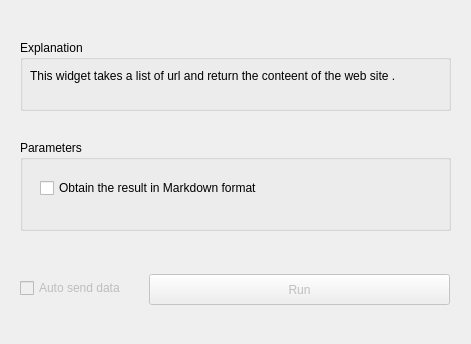
<?xml version="1.0" encoding="UTF-8"?>
<ui version="4.0">
 <class>Form</class>
 <widget class="QWidget" name="Form">
  <property name="geometry">
   <rect>
    <x>0</x>
    <y>0</y>
    <width>471</width>
    <height>344</height>
   </rect>
  </property>
  <property name="windowTitle">
   <string>Form</string>
  </property>
  <widget class="QGroupBox" name="groupBox">
   <property name="geometry">
    <rect>
     <x>20</x>
     <y>40</y>
     <width>431</width>
     <height>71</height>
    </rect>
   </property>
   <property name="title">
    <string>Explanation</string>
   </property>
   <widget class="QLabel" name="Description">
    <property name="geometry">
     <rect>
      <x>10</x>
      <y>10</y>
      <width>411</width>
      <height>51</height>
     </rect>
    </property>
    <property name="text">
     <string>This widget takes a list of url and return the conteent of the web site .</string>
    </property>
    <property name="textFormat">
     <enum>Qt::AutoText</enum>
    </property>
    <property name="alignment">
     <set>Qt::AlignLeading|Qt::AlignLeft|Qt::AlignVCenter</set>
    </property>
    <property name="wordWrap">
     <bool>true</bool>
    </property>
   </widget>
  </widget>
  <widget class="QPushButton" name="pushButton_send">
   <property name="enabled">
    <bool>false</bool>
   </property>
   <property name="geometry">
    <rect>
     <x>149</x>
     <y>274</y>
     <width>301</width>
     <height>31</height>
    </rect>
   </property>
   <property name="text">
    <string>Run</string>
   </property>
  </widget>
  <widget class="QCheckBox" name="checkBox_send">
   <property name="enabled">
    <bool>false</bool>
   </property>
   <property name="geometry">
    <rect>
     <x>20</x>
     <y>280</y>
     <width>131</width>
     <height>16</height>
    </rect>
   </property>
   <property name="text">
    <string>Auto send data</string>
   </property>
  </widget>
  <widget class="QGroupBox" name="groupBox_2">
   <property name="geometry">
    <rect>
     <x>20</x>
     <y>140</y>
     <width>431</width>
     <height>91</height>
    </rect>
   </property>
   <property name="title">
    <string>Parameters</string>
   </property>
   <widget class="QCheckBox" name="checkBox_send_2">
    <property name="enabled">
     <bool>true</bool>
    </property>
    <property name="geometry">
     <rect>
      <x>20</x>
      <y>40</y>
      <width>301</width>
      <height>16</height>
     </rect>
    </property>
    <property name="text">
     <string>Obtain the result in Markdown format</string>
    </property>
   </widget>
  </widget>
 </widget>
 <resources/>
 <connections/>
</ui>
